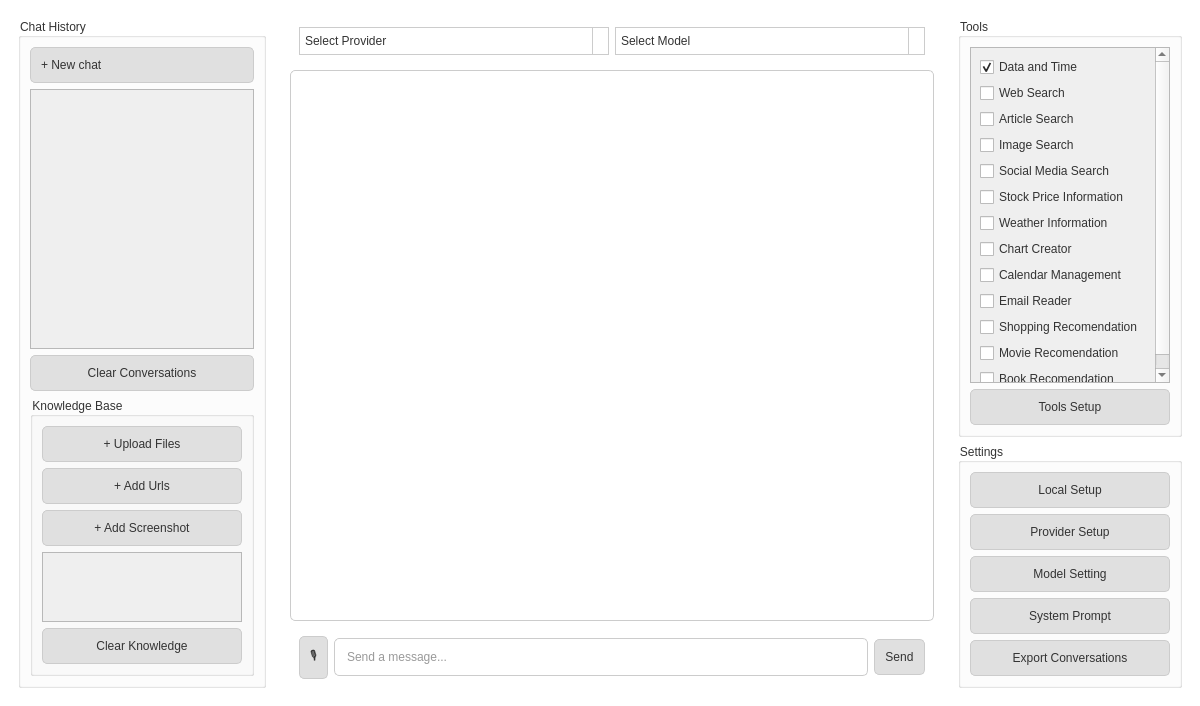
<?xml version="1.0" encoding="UTF-8"?>
<ui version="4.0">
 <class>MainWindow</class>
 <widget class="QMainWindow" name="MainWindow">
  <property name="geometry">
   <rect>
    <x>0</x>
    <y>0</y>
    <width>1200</width>
    <height>660</height>
   </rect>
  </property>
  <property name="sizePolicy">
   <sizepolicy hsizetype="Fixed" vsizetype="Fixed">
    <horstretch>0</horstretch>
    <verstretch>0</verstretch>
   </sizepolicy>
  </property>
  <property name="windowTitle">
   <string>Super Nova</string>
  </property>
  <property name="styleSheet">
   <string notr="true">
    QMainWindow { background-color: #FFFFFF; }
    QWidget { color: #333333; }
    QPushButton { background-color: #E0E0E0; border: 1px solid #CCCCCC; border-radius: 5px; padding: 10px; color: #333333; }
    QPushButton:hover { background-color: #D0D0D0; }
    QListWidget { background-color: #F5F5F5; border: 1px solid #CCCCCC; color: #333333; }
    QListWidget::item { padding: 10px; }
    QListWidget::item:selected { background-color: #E0E0E0; color: #333333; }
    QTextEdit, QLineEdit { background-color: #FFFFFF; border: 1px solid #CCCCCC; border-radius: 5px; padding: 10px; color: #333333; }
    QComboBox { background-color: #FFFFFF; border: 1px solid #CCCCCC; padding: 5px; color: #333333; }
    QComboBox::drop-down { border-left: 1px solid #CCCCCC; }
    QMenuBar { background-color: #F0F0F0; color: #333333; }
    QMenuBar::item { padding: 5px 10px; color: #333333; }
    QMenuBar::item:selected { background-color: #E0E0E0; }
    QStatusBar { background-color: #F0F0F0; color: #333333; font-size: 12px; }
   </string>
  </property>
  <widget class="QWidget" name="centralwidget">
   <layout class="QHBoxLayout" name="horizontalLayout">
    <item>
     <widget class="QWidget" name="leftSidebarWidget" native="true">
      <property name="sizePolicy">
       <sizepolicy hsizetype="Preferred" vsizetype="MinimumExpanding">
        <horstretch>0</horstretch>
        <verstretch>0</verstretch>
       </sizepolicy>
      </property>
      <layout class="QVBoxLayout" name="verticalLayout_4">
       <item>
        <widget class="QGroupBox" name="groupBoxChatHistory">
         <property name="sizePolicy">
          <sizepolicy hsizetype="Preferred" vsizetype="MinimumExpanding">
           <horstretch>0</horstretch>
           <verstretch>0</verstretch>
          </sizepolicy>
         </property>
         <property name="title">
          <string>Chat History</string>
         </property>
         <layout class="QVBoxLayout" name="verticalLayoutChatHistory">
          <item>
           <widget class="QPushButton" name="newChatButton">
            <property name="styleSheet">
             <string notr="true">
           QPushButton { text-align: left; border: 1px solid #CCCCCC; border-radius: 5px; background-color: #E0E0E0; color: #333333; }
           QPushButton:hover { background-color: #D0D0D0; }
          </string>
            </property>
            <property name="text">
             <string>+ New chat</string>
            </property>
           </widget>
          </item>
          <item>
           <widget class="QScrollArea" name="chatListScrollArea">
            <property name="sizePolicy">
             <sizepolicy hsizetype="Preferred" vsizetype="Expanding">
              <horstretch>0</horstretch>
              <verstretch>0</verstretch>
             </sizepolicy>
            </property>
            <property name="minimumSize">
             <size>
              <width>200</width>
              <height>0</height>
             </size>
            </property>
            <property name="widgetResizable">
             <bool>true</bool>
            </property>
            <widget class="QWidget" name="scrollAreaWidgetContents_2">
             <property name="geometry">
              <rect>
               <x>0</x>
               <y>0</y>
               <width>218</width>
               <height>230</height>
              </rect>
             </property>
            </widget>
           </widget>
          </item>
          <item>
           <widget class="QPushButton" name="clearConversationsButton">
            <property name="text">
             <string>Clear Conversations</string>
            </property>
            <property name="icon">
             <iconset>
              <normaloff>path/to/trash-icon.png</normaloff>path/to/trash-icon.png</iconset>
            </property>
           </widget>
          </item>
          <item>
           <widget class="QGroupBox" name="groupBoxKnowledgeBase">
            <property name="title">
             <string>Knowledge Base</string>
            </property>
            <layout class="QVBoxLayout" name="verticalLayoutKnowledgeBase">
             <item>
              <widget class="QPushButton" name="uploadFilesButton">
               <property name="sizePolicy">
                <sizepolicy hsizetype="Preferred" vsizetype="Fixed">
                 <horstretch>0</horstretch>
                 <verstretch>0</verstretch>
                </sizepolicy>
               </property>
               <property name="text">
                <string>+ Upload Files</string>
               </property>
              </widget>
             </item>
             <item>
              <widget class="QPushButton" name="addUrlsButton">
               <property name="text">
                <string>+ Add Urls</string>
               </property>
              </widget>
             </item>
             <item>
              <widget class="QPushButton" name="takeScreenshotButton">
               <property name="text">
                <string>+ Add Screenshot</string>
               </property>
              </widget>
             </item>
             <item>
              <widget class="QScrollArea" name="knowledgeListSrollArea">
               <property name="sizePolicy">
                <sizepolicy hsizetype="Preferred" vsizetype="Expanding">
                 <horstretch>0</horstretch>
                 <verstretch>0</verstretch>
                </sizepolicy>
               </property>
               <property name="minimumSize">
                <size>
                 <width>200</width>
                 <height>0</height>
                </size>
               </property>
               <property name="widgetResizable">
                <bool>true</bool>
               </property>
               <widget class="QWidget" name="scrollAreaWidgetContents_3">
                <property name="geometry">
                 <rect>
                  <x>0</x>
                  <y>0</y>
                  <width>198</width>
                  <height>69</height>
                 </rect>
                </property>
               </widget>
              </widget>
             </item>
             <item>
              <widget class="QPushButton" name="clearKnowledgeButton">
               <property name="text">
                <string>Clear Knowledge</string>
               </property>
              </widget>
             </item>
            </layout>
           </widget>
          </item>
         </layout>
        </widget>
       </item>
      </layout>
     </widget>
    </item>
    <item>
     <widget class="QWidget" name="mainContent" native="true">
      <property name="sizePolicy">
       <sizepolicy hsizetype="MinimumExpanding" vsizetype="MinimumExpanding">
        <horstretch>0</horstretch>
        <verstretch>0</verstretch>
       </sizepolicy>
      </property>
      <layout class="QVBoxLayout" name="mainContentLayout">
       <item>
        <widget class="QWidget" name="topBar" native="true">
         <layout class="QHBoxLayout" name="topBarLayout">
          <item>
           <widget class="QComboBox" name="providerDropdown">
            <property name="autoFillBackground">
             <bool>false</bool>
            </property>
            <property name="placeholderText" stdset="0">
             <string>Select Provider</string>
            </property>
            <item>
             <property name="text">
              <string>Ollama</string>
             </property>
            </item>
            <item>
             <property name="text">
              <string>OpenAI</string>
             </property>
            </item>
            <item>
             <property name="text">
              <string>Groq</string>
             </property>
            </item>
            <item>
             <property name="text">
              <string>Anthropic</string>
             </property>
            </item>
            <item>
             <property name="text">
              <string>TogetherAI</string>
             </property>
            </item>
            <item>
             <property name="text">
              <string>DeepSeek</string>
             </property>
            </item>
           </widget>
          </item>
          <item>
           <widget class="QComboBox" name="modelDropdown">
            <property name="placeholderText" stdset="0">
             <string>Select Model</string>
            </property>
            <item>
             <property name="text">
              <string>Gpt-2</string>
             </property>
            </item>
           </widget>
          </item>
         </layout>
        </widget>
       </item>
       <item>
        <widget class="QTextEdit" name="chatDisplay">
         <property name="sizePolicy">
          <sizepolicy hsizetype="Preferred" vsizetype="MinimumExpanding">
           <horstretch>0</horstretch>
           <verstretch>0</verstretch>
          </sizepolicy>
         </property>
         <property name="readOnly">
          <bool>true</bool>
         </property>
        </widget>
       </item>
       <item>
        <widget class="QWidget" name="inputArea" native="true">
         <layout class="QHBoxLayout" name="inputAreaLayout">
          <item>
           <widget class="QPushButton" name="voiceInputButton">
            <property name="text">
             <string>🎙</string>
            </property>
           </widget>
          </item>
          <item>
           <widget class="QLineEdit" name="inputBox">
            <property name="placeholderText">
             <string>Send a message...</string>
            </property>
           </widget>
          </item>
          <item>
           <widget class="QPushButton" name="sendButton">
            <property name="text">
             <string>Send</string>
            </property>
           </widget>
          </item>
         </layout>
        </widget>
       </item>
      </layout>
     </widget>
    </item>
    <item>
     <widget class="QWidget" name="rightSidebarWidget" native="true">
      <property name="sizePolicy">
       <sizepolicy hsizetype="Preferred" vsizetype="MinimumExpanding">
        <horstretch>0</horstretch>
        <verstretch>0</verstretch>
       </sizepolicy>
      </property>
      <layout class="QVBoxLayout" name="verticalLayout">
       <item>
        <widget class="QGroupBox" name="groupBoxTools">
         <property name="sizePolicy">
          <sizepolicy hsizetype="Preferred" vsizetype="Maximum">
           <horstretch>0</horstretch>
           <verstretch>0</verstretch>
          </sizepolicy>
         </property>
         <property name="title">
          <string>Tools</string>
         </property>
         <layout class="QVBoxLayout" name="verticalLayout_2">
          <item>
           <widget class="QScrollArea" name="toolsScrollArea">
            <property name="enabled">
             <bool>true</bool>
            </property>
            <property name="sizePolicy">
             <sizepolicy hsizetype="Preferred" vsizetype="MinimumExpanding">
              <horstretch>0</horstretch>
              <verstretch>0</verstretch>
             </sizepolicy>
            </property>
            <property name="minimumSize">
             <size>
              <width>200</width>
              <height>0</height>
             </size>
            </property>
            <property name="horizontalScrollBarPolicy">
             <enum>Qt::ScrollBarAlwaysOff</enum>
            </property>
            <property name="sizeAdjustPolicy">
             <enum>QAbstractScrollArea::AdjustToContents</enum>
            </property>
            <property name="widgetResizable">
             <bool>true</bool>
            </property>
            <widget class="QWidget" name="scrollAreaWidgetContents">
             <property name="geometry">
              <rect>
               <x>0</x>
               <y>0</y>
               <width>181</width>
               <height>311</height>
              </rect>
             </property>
             <layout class="QVBoxLayout" name="verticalLayout_3">
              <item>
               <widget class="QCheckBox" name="dateTimeCheckBox">
                <property name="text">
                 <string>Data and Time</string>
                </property>
                <property name="checked">
                 <bool>true</bool>
                </property>
               </widget>
              </item>
              <item>
               <widget class="QCheckBox" name="webSearchCheckBox">
                <property name="text">
                 <string>Web Search</string>
                </property>
               </widget>
              </item>
              <item>
               <widget class="QCheckBox" name="articleSearchCheckBox">
                <property name="text">
                 <string>Article Search</string>
                </property>
               </widget>
              </item>
              <item>
               <widget class="QCheckBox" name="imageSearchCheckBox">
                <property name="text">
                 <string>Image Search</string>
                </property>
               </widget>
              </item>
              <item>
               <widget class="QCheckBox" name="socialMediaSearchCheckBox">
                <property name="text">
                 <string>Social Media Search</string>
                </property>
               </widget>
              </item>
              <item>
               <widget class="QCheckBox" name="stockPriceInfoCheckBox">
                <property name="text">
                 <string>Stock Price Information</string>
                </property>
               </widget>
              </item>
              <item>
               <widget class="QCheckBox" name="weatherInfoCheckBox">
                <property name="text">
                 <string>Weather Information</string>
                </property>
               </widget>
              </item>
              <item>
               <widget class="QCheckBox" name="chartCreatorCheckBox">
                <property name="text">
                 <string>Chart Creator</string>
                </property>
               </widget>
              </item>
              <item>
               <widget class="QCheckBox" name="calendarManagementCheckBox">
                <property name="text">
                 <string>Calendar Management</string>
                </property>
               </widget>
              </item>
              <item>
               <widget class="QCheckBox" name="emailReaderCheckBox">
                <property name="text">
                 <string>Email Reader</string>
                </property>
               </widget>
              </item>
              <item>
               <widget class="QCheckBox" name="shoppingRecommendationCheckBox">
                <property name="text">
                 <string>Shopping Recomendation</string>
                </property>
               </widget>
              </item>
              <item>
               <widget class="QCheckBox" name="movieRecommendationCheckBox">
                <property name="text">
                 <string>Movie Recomendation</string>
                </property>
               </widget>
              </item>
              <item>
               <widget class="QCheckBox" name="bookRecommendationCheckBox">
                <property name="text">
                 <string>Book Recomendation</string>
                </property>
               </widget>
              </item>
             </layout>
            </widget>
           </widget>
          </item>
          <item>
           <widget class="QPushButton" name="toolsSetupButton">
            <property name="sizePolicy">
             <sizepolicy hsizetype="Minimum" vsizetype="Maximum">
              <horstretch>0</horstretch>
              <verstretch>0</verstretch>
             </sizepolicy>
            </property>
            <property name="text">
             <string>Tools Setup</string>
            </property>
           </widget>
          </item>
         </layout>
        </widget>
       </item>
       <item>
        <widget class="QGroupBox" name="groupBoxSettings">
         <property name="sizePolicy">
          <sizepolicy hsizetype="Preferred" vsizetype="Maximum">
           <horstretch>0</horstretch>
           <verstretch>0</verstretch>
          </sizepolicy>
         </property>
         <property name="title">
          <string>Settings</string>
         </property>
         <layout class="QVBoxLayout" name="verticalLayoutSettings">
          <item>
           <widget class="QPushButton" name="localSetupButton">
            <property name="text">
             <string>Local Setup</string>
            </property>
           </widget>
          </item>
          <item>
           <widget class="QPushButton" name="providerSetupButton">
            <property name="text">
             <string>Provider Setup</string>
            </property>
           </widget>
          </item>
          <item>
           <widget class="QPushButton" name="modelSettingButton">
            <property name="text">
             <string>Model Setting</string>
            </property>
           </widget>
          </item>
          <item>
           <widget class="QPushButton" name="systemPromptButton">
            <property name="text">
             <string>System Prompt</string>
            </property>
           </widget>
          </item>
          <item>
           <widget class="QPushButton" name="exportConversationButton">
            <property name="text">
             <string>Export Conversations</string>
            </property>
           </widget>
          </item>
         </layout>
        </widget>
       </item>
      </layout>
     </widget>
    </item>
   </layout>
  </widget>
 </widget>
 <resources/>
 <connections/>
</ui>
